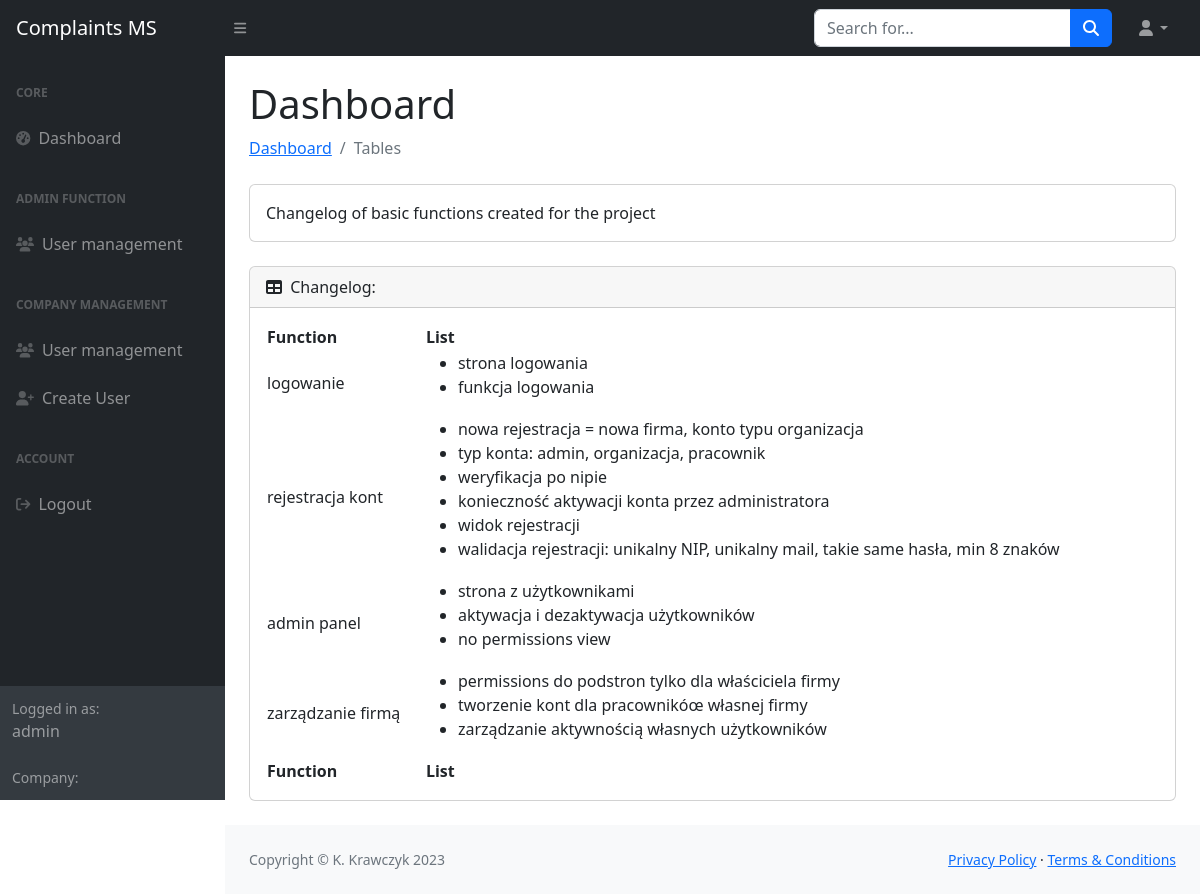
The page /panel/home/ (signed in) on the database as committed earlier.
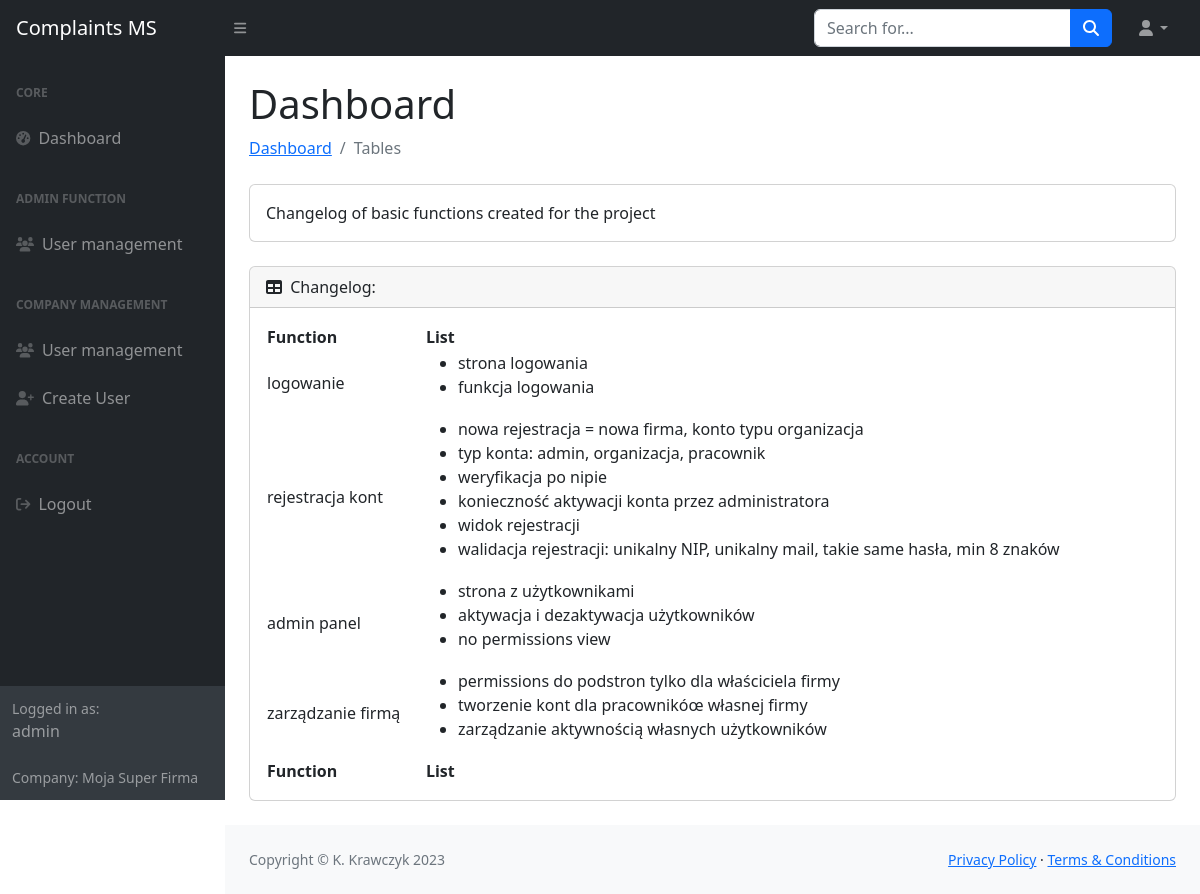
The same page on the database as committed later.
### complaints/models.py (models this page shows)
class MyUser(AbstractUser):
    company = models.ForeignKey(Company, on_delete=models.CASCADE, null=True, blank=True)
    user_custom_role = models.IntegerField(choices=USER_ROLE, default=2)

class Company(models.Model):
    name = models.CharField(max_length=64, null=True, blank=True)
    nip = models.CharField(max_length=16, primary_key=True)
    adress = models.CharField(max_length=64, null=True, blank=True)

### complaints/views.py (the view)
# urls.py: path('panel/home/', PanelHomeView.as_view()),
class PanelHomeView(View):
    def get(self, request):
        if not request.user.is_authenticated:
            return redirect('/login/')
        return render(request, 'user/home.html')

### complaints/my_context_processor.py (called while the page is built)
def my_cp(request):
    user = request.user
    ctx = {}
    if user.is_authenticated:
        ctx.update({
            'current_user': user
        })
    return ctx

### complaints/templates/user/home.html (shortened to what this page needs)
{% extends 'user/../base.html' %}
{% block main %}
<main>
    <div class="container-fluid px-4">
        <h1 class="mt-4">Dashboard</h1>
        <ol class="breadcrumb mb-4">
            <li class="breadcrumb-item"><a href="">Dashboard</a></li>
            <li class="breadcrumb-item active">Tables</li>
        </ol>
        <div class="card mb-4">
            <div class="card-body">
                Changelog of basic functions created for the project
            </div>
        </div>
        <div class="card mb-4">
            <div class="card-header">
                <i class="fas fa-table me-1"></i>
                Changelog:
            </div>
            <div class="card-body">
                <table id="datatablesSimple">
                    <thead>
                        <tr>
                            <th style="width: 20%;">Function</th>
                            <th>List</th>
                        </tr>
                    </thead>
                    <tfoot>
                        <tr>
                            <th>Function</th>
                            <th>List</th>
                        </tr>
                    </tfoot>
                    <tbody>
                        <tr>
                            <td>logowanie</td>
                            <td><ul>
                                <li>strona logowania</li>
                                <li>funkcja logowania</li>
                            </ul></td>
                        </tr>
                        <tr>
                            <td>rejestracja kont</td>
                            <td>
                                <ul>
                                    <li>nowa rejestracja = nowa firma, konto typu organizacja</li>
                                    <li>typ konta: admin, organizacja, pracownik</li>
                                    <li>weryfikacja po nipie</li>
                                    <li>konieczność aktywacji konta przez administratora</li>
                                    <li>widok rejestracji</li>
                                    <li>walidacja rejestracji: unikalny NIP, unikalny mail, takie same hasła, min 8 znaków</li>
                                </ul>
                            </td>
                        </tr>
                        <tr>
                            <td>admin panel</td>
                            <td><ul>
                                <li>strona z użytkownikami</li>
                                <li>aktywacja i dezaktywacja użytkowników</li>
                                <li>no permissions view</li>
                            </ul></td>
                        </tr>
                        <tr>
                            <td>zarządzanie firmą</td>
                            <td><ul>
                                <li>permissions do podstron tylko dla właściciela firmy</li>
                                <li>tworzenie kont dla pracownikóœ własnej firmy</li>
                                <li>zarządzanie aktywnością własnych użytkowników</li>
                            </ul></td>
                        </tr>
                    </tbody>
                </table>
            </div>
        </div>
    </div>
</main>
{% endblock %}

### complaints/templates/navbar_left.html
<div id="layoutSidenav_nav">
                <nav class="sb-sidenav accordion sb-sidenav-dark" id="sidenavAccordion">
                    <div class="sb-sidenav-menu">
                        <div class="nav">
                            <div class="sb-sidenav-menu-heading">Core</div>
                            <a class="nav-link" href="/panel/home/">
                                <div class="sb-nav-link-icon"><i class="fas fa-tachometer-alt"></i></div>
                                Dashboard
                            </a>
                            <div class="sb-sidenav-menu-heading">Admin function</div>
                            <a class="nav-link" href="/adm/user">
                                <div class="sb-nav-link-icon"><i class="fa-solid fa-users"></i></div>
                                User management
                            </a>
                            <div class="sb-sidenav-menu-heading">Company management</div>
                            <a class="nav-link" href="/panel/users/">
                                <div class="sb-nav-link-icon"><i class="fa-solid fa-users"></i></div>
                                User management
                            </a>
                            <a class="nav-link" href="/panel/add_user/">
                                <div class="sb-nav-link-icon"><i class="fa-solid fa-user-plus"></i></div>
                                Create User
                            </a>
                            <div class="sb-sidenav-menu-heading">Account</div>
                            <a class="nav-link" href="/logout/">
                                <div class="sb-nav-link-icon"><i class="fa-solid fa-arrow-right-from-bracket"></i></div>
                                Logout
                            </a>
                        </div>
                    </div>
                    <div class="sb-sidenav-footer">
                        <div class="small">Logged in as:</div>
                        {{ current_user.username }}
                        <br><br>
                        <div class="small">Company:
                        {{ current_user.company.name }}</div>
                    </div>
                </nav>
            </div>

Rows that differ between the two databases and show on the page:
changed MyUser "admin": company.name (not shown) → "Moja Super Firma"
